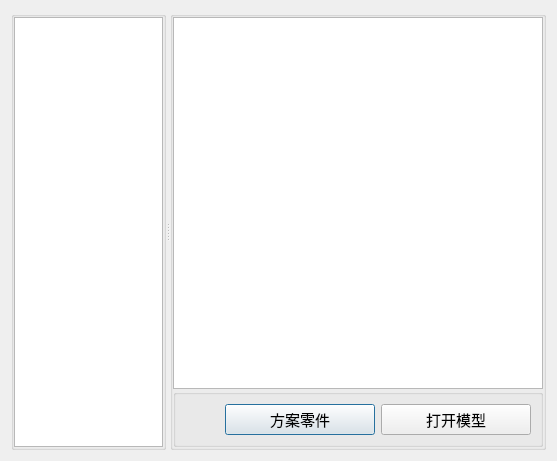
<?xml version="1.0" encoding="UTF-8"?>
<ui version="4.0">
 <class>proGit</class>
 <widget class="QDialog" name="proGit">
  <property name="geometry">
   <rect>
    <x>0</x>
    <y>0</y>
    <width>557</width>
    <height>461</height>
   </rect>
  </property>
  <property name="windowTitle">
   <string>项目库</string>
  </property>
  <layout class="QGridLayout" name="gridLayout_2">
   <item row="0" column="0">
    <widget class="QSplitter" name="splitter">
     <property name="orientation">
      <enum>Qt::Orientation::Horizontal</enum>
     </property>
     <widget class="QGroupBox" name="groupBox">
      <property name="title">
       <string/>
      </property>
      <layout class="QGridLayout" name="gridLayout">
       <property name="leftMargin">
        <number>0</number>
       </property>
       <property name="topMargin">
        <number>0</number>
       </property>
       <property name="rightMargin">
        <number>0</number>
       </property>
       <property name="bottomMargin">
        <number>0</number>
       </property>
       <property name="spacing">
        <number>0</number>
       </property>
       <item row="0" column="0">
        <widget class="QTreeView" name="treeViewStandardGit">
         <property name="editTriggers">
          <set>QAbstractItemView::EditTrigger::NoEditTriggers</set>
         </property>
         <property name="indentation">
          <number>20</number>
         </property>
         <property name="rootIsDecorated">
          <bool>true</bool>
         </property>
         <property name="uniformRowHeights">
          <bool>false</bool>
         </property>
         <property name="itemsExpandable">
          <bool>true</bool>
         </property>
         <attribute name="headerVisible">
          <bool>false</bool>
         </attribute>
        </widget>
       </item>
      </layout>
     </widget>
     <widget class="QGroupBox" name="groupBox_2">
      <property name="title">
       <string/>
      </property>
      <layout class="QVBoxLayout" name="verticalLayout">
       <property name="spacing">
        <number>0</number>
       </property>
       <property name="leftMargin">
        <number>0</number>
       </property>
       <property name="topMargin">
        <number>0</number>
       </property>
       <property name="rightMargin">
        <number>0</number>
       </property>
       <property name="bottomMargin">
        <number>0</number>
       </property>
       <item>
        <widget class="QTableView" name="tvStandardGit"/>
       </item>
       <item>
        <widget class="QGroupBox" name="groupBox_4">
         <property name="sizePolicy">
          <sizepolicy hsizetype="Minimum" vsizetype="Minimum">
           <horstretch>0</horstretch>
           <verstretch>0</verstretch>
          </sizepolicy>
         </property>
         <property name="layoutDirection">
          <enum>Qt::LayoutDirection::LeftToRight</enum>
         </property>
         <property name="title">
          <string/>
         </property>
         <layout class="QHBoxLayout" name="horizontalLayout">
          <item>
           <spacer name="horizontalSpacer">
            <property name="orientation">
             <enum>Qt::Orientation::Horizontal</enum>
            </property>
            <property name="sizeType">
             <enum>QSizePolicy::Policy::Expanding</enum>
            </property>
            <property name="sizeHint" stdset="0">
             <size>
              <width>40</width>
              <height>20</height>
             </size>
            </property>
           </spacer>
          </item>
          <item>
           <widget class="QPushButton" name="btnDetail">
            <property name="sizePolicy">
             <sizepolicy hsizetype="Preferred" vsizetype="Preferred">
              <horstretch>0</horstretch>
              <verstretch>0</verstretch>
             </sizepolicy>
            </property>
            <property name="minimumSize">
             <size>
              <width>150</width>
              <height>0</height>
             </size>
            </property>
            <property name="font">
             <font>
              <pointsize>11</pointsize>
             </font>
            </property>
            <property name="text">
             <string>方案零件</string>
            </property>
           </widget>
          </item>
          <item>
           <widget class="QPushButton" name="btnOpenModel">
            <property name="sizePolicy">
             <sizepolicy hsizetype="Preferred" vsizetype="Preferred">
              <horstretch>0</horstretch>
              <verstretch>0</verstretch>
             </sizepolicy>
            </property>
            <property name="minimumSize">
             <size>
              <width>150</width>
              <height>0</height>
             </size>
            </property>
            <property name="font">
             <font>
              <pointsize>11</pointsize>
             </font>
            </property>
            <property name="text">
             <string>打开模型</string>
            </property>
           </widget>
          </item>
         </layout>
        </widget>
       </item>
      </layout>
     </widget>
    </widget>
   </item>
  </layout>
 </widget>
 <resources/>
 <connections/>
</ui>
